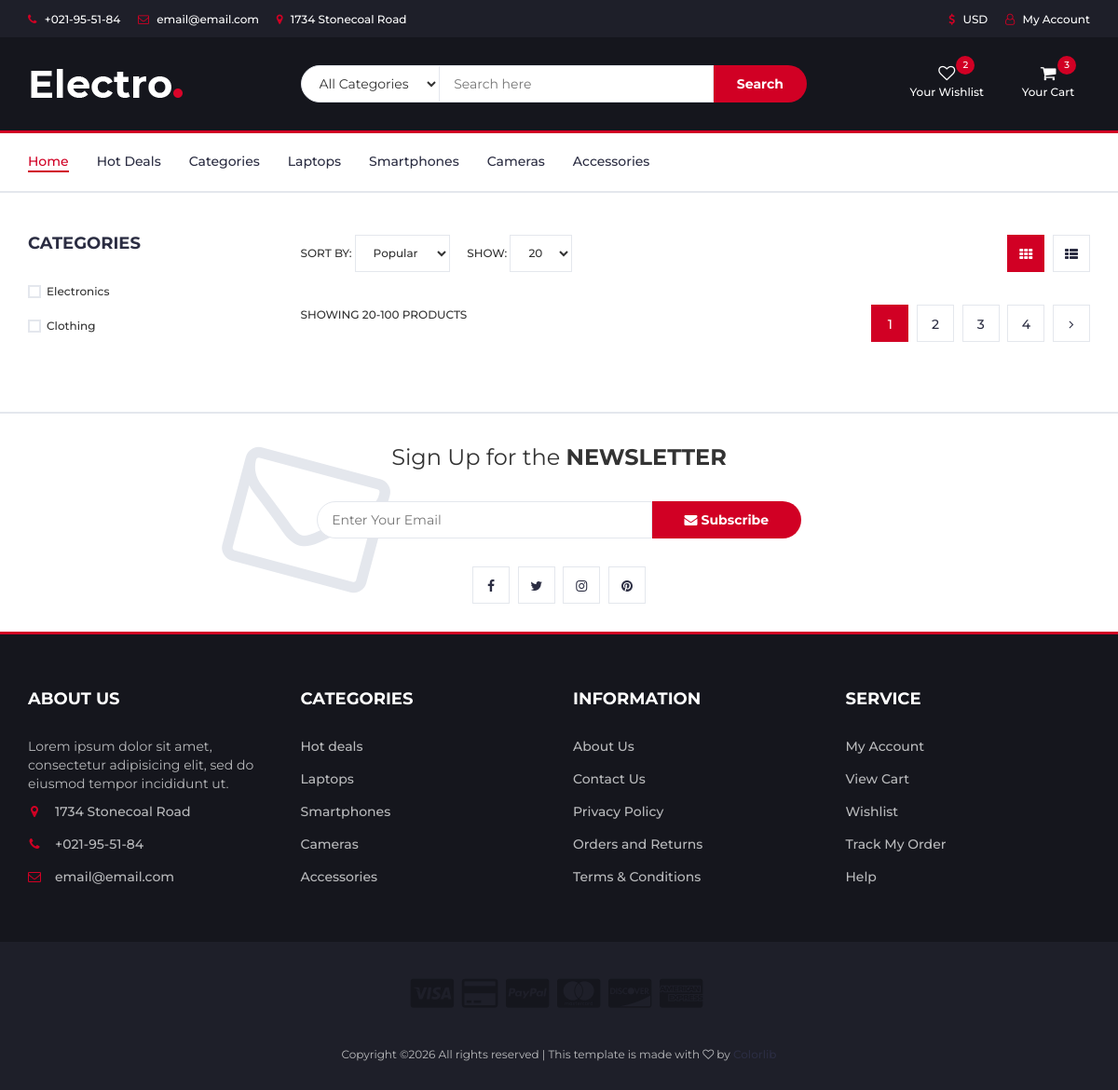
Before: /Ecommerce/User/store.php with the older database file.
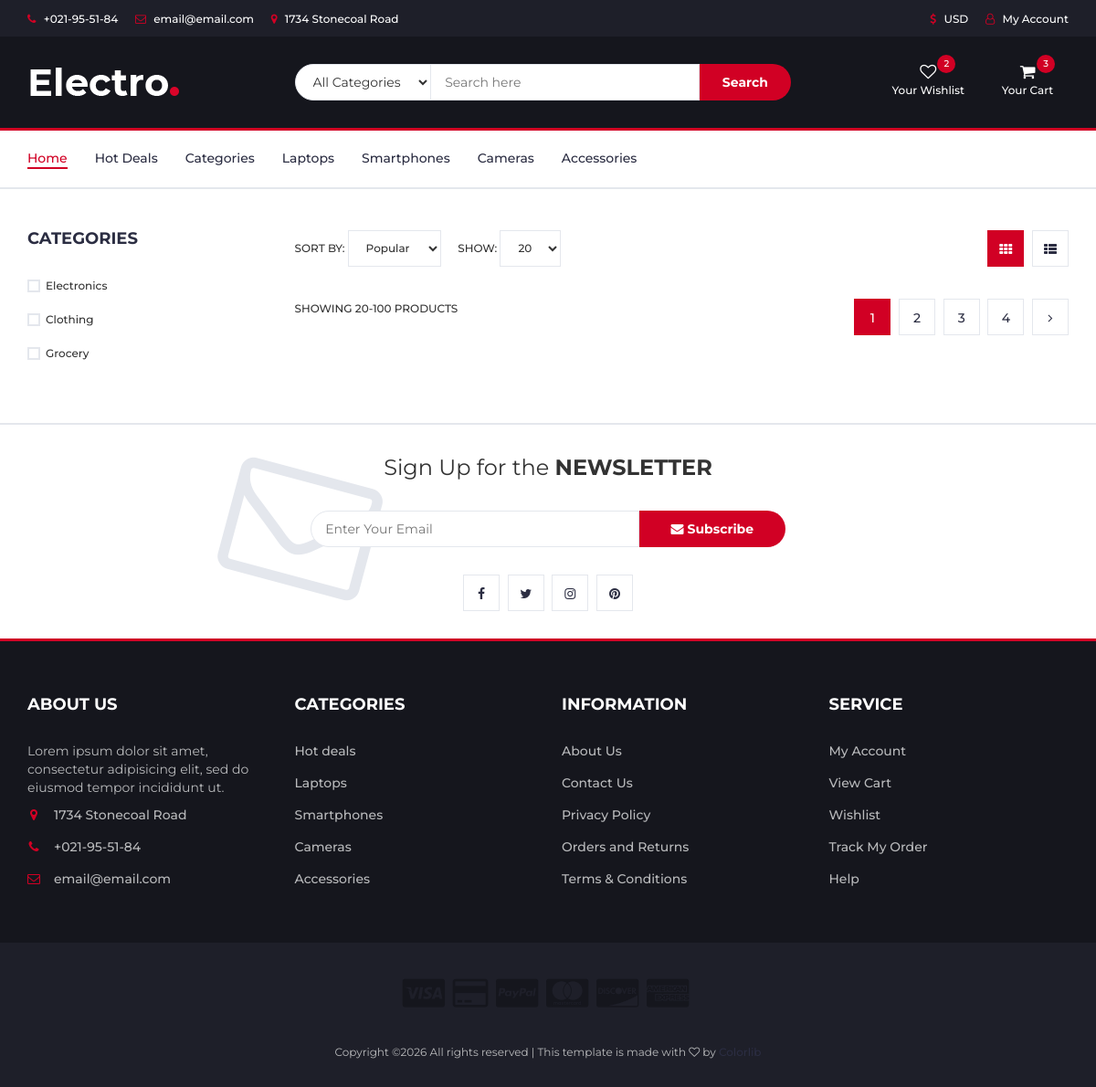
After: the same page with the newer database file.
### tables this page shows
CREATE TABLE `categories` (
  `cat_id` int(11) NOT NULL,
  `cat_name` varchar(100) NOT NULL,
  `cat_desc` text NOT NULL
);

### Ecommerce/User/store.php (the view, shortened to what this page needs)
<?php
@include_once("./components/header.php");
@require_once("../config/connection.php");
$getCategories = "SELECT * FROM `categories` WHERE 1";
$getCategoriesResult = mysqli_query($conn, $getCategories);
?>
<div class="section">
	<div class="container">
		<div class="row">
			<div id="aside" class="col-md-3">
				<div class="aside">
					<h3 class="aside-title">Categories</h3>
					<div class="checkbox-filter">
					<?php
					while($row = mysqli_fetch_assoc($getCategoriesResult)){
					?>
						<div class="input-checkbox">
							<label for="category-1">
								<span></span>
							<?= $row['cat_name'] ?>
							</label>
						</div>
					<?php
					}
					?>
					</div>
				</div>
			</div>
			<div id="store" class="col-md-9">
				<div class="store-filter clearfix">
					<div class="store-sort">
						<label>
							Sort By:
							<select class="input-select">
								<option value="0">Popular</option>
							</select>
						</label>
						<label>
							Show:
							<select class="input-select">
								<option value="0">20</option>
							</select>
						</label>
					</div>
					<ul class="store-grid">
						<li class="active"><i class="fa fa-th"></i></li>
						<li><a href="#"><i class="fa fa-th-list"></i></a></li>
					</ul>
				</div>
				<div class="store-filter clearfix">
					<span class="store-qty">Showing 20-100 products</span>
					<ul class="store-pagination">
						<li class="active">1</li>
						<li><a href="#">2</a></li>
						<li><a href="#">3</a></li>
						<li><a href="#">4</a></li>
						<li><a href="#"><i class="fa fa-angle-right"></i></a></li>
					</ul>
				</div>
			</div>
		</div>
	</div>
</div>
<?php
@include_once("./components/footer.php");
?>

Changed rows visible on the page:
added categories: cat_name "Grocery"
